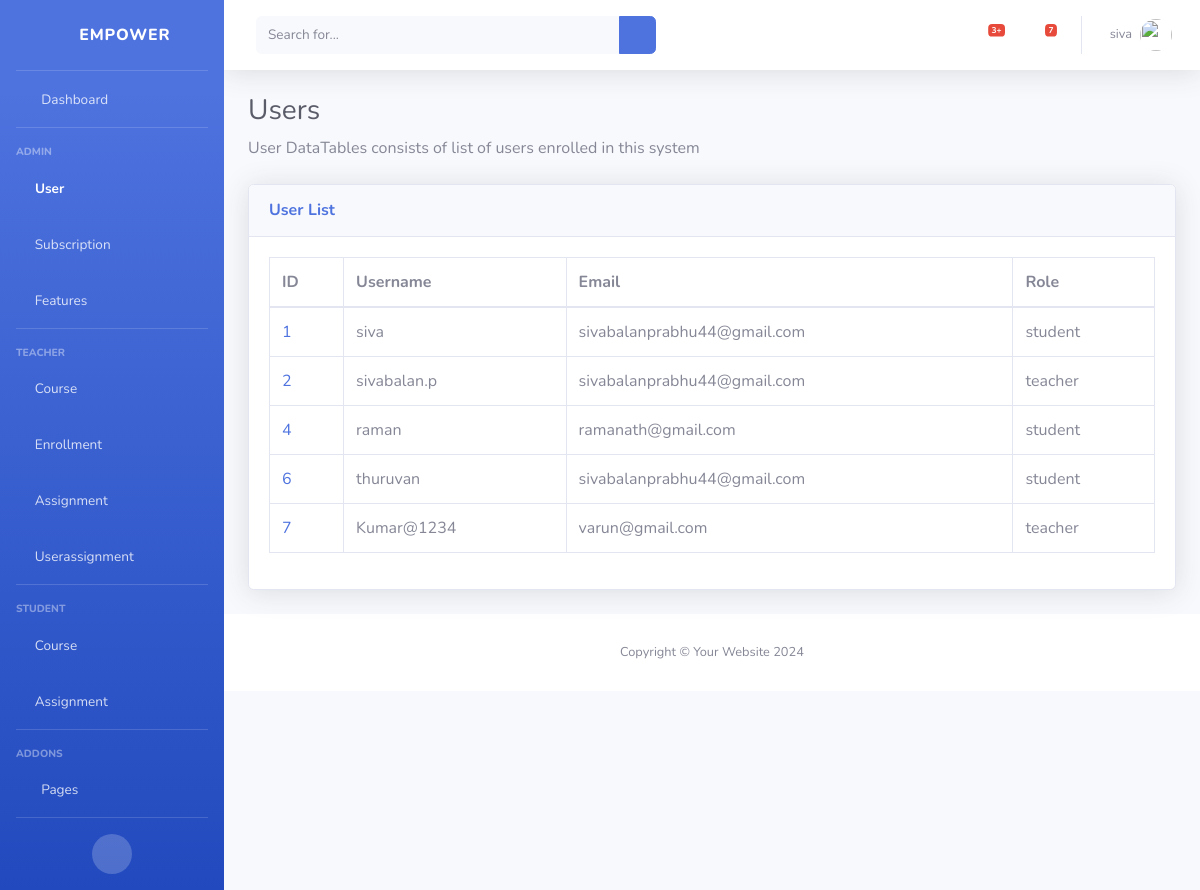
The page /users/ (signed in) on the database as committed earlier.
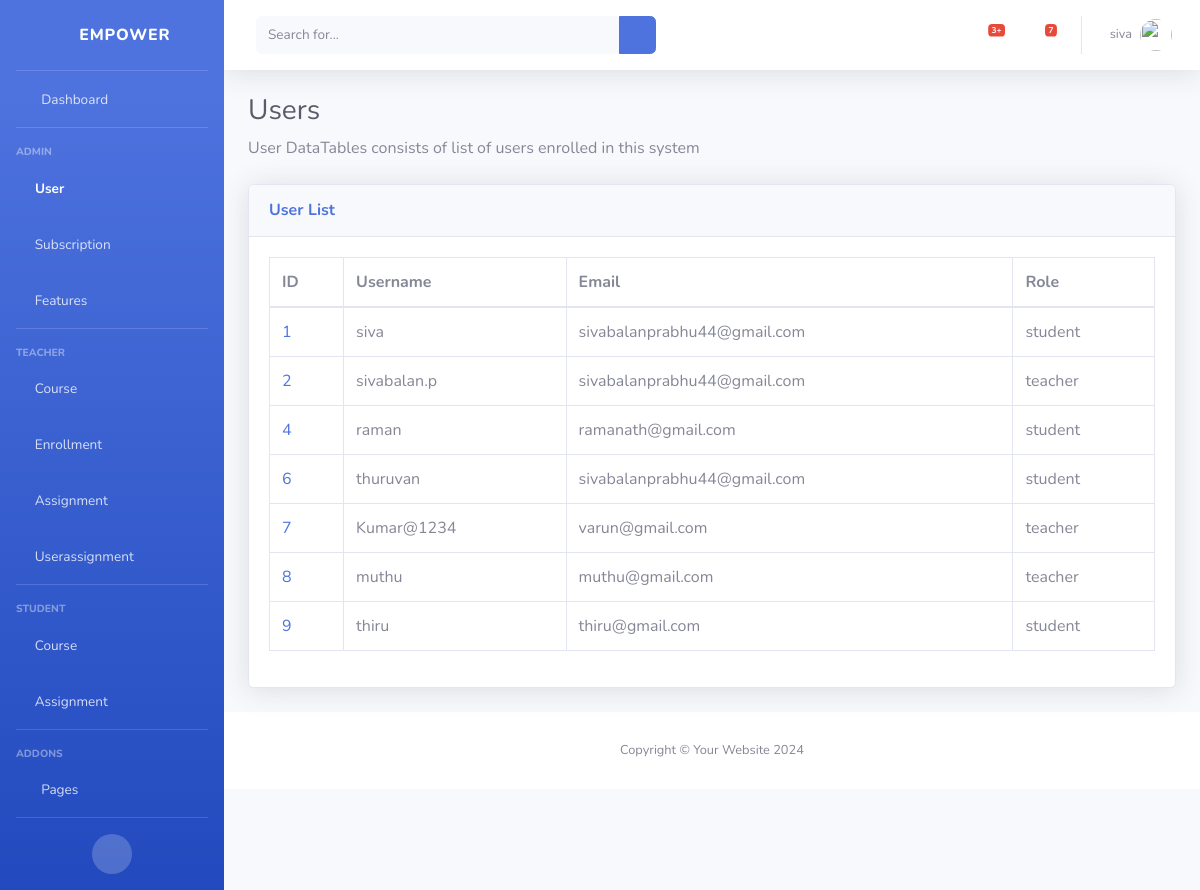
The same page on the database as committed later.
### classRoom/models.py (models this page shows)
class User(models.Model):
    TEACHER = 'teacher'
    STUDENT = 'student'
    ROLE_CHOICES = [
        (TEACHER, 'Teacher'),
        (STUDENT, 'Student'),
    ]
    user = models.OneToOneField(AuthUser, on_delete=models.CASCADE)
    role = models.CharField(max_length=50, choices=ROLE_CHOICES)

### classRoom/views.py (the view)
# urls.py: path('users/', view_users, name="view_users"),
@login_required
def view_users(request):
    users = User.objects.all()
    return render(request, 'users/view_users.html', {'users': users})

### classRoom/templates/users/view_users.html
{% extends 'base.html' %}
{% block content %}
    {% load static %}
    <h1 class="h3 mb-2 text-gray-800">Users</h1>
    <p class="mb-4">User DataTables consists of list of users enrolled in this system</p>
    <div class="card shadow mb-4">
        <div class="card-header py-3">
            <h6 class="m-0 font-weight-bold text-primary">User List</h6>
        </div>
        <div class="card-body">
            <div class="table-responsive">
                <table class="table table-bordered" id="dataTable" width="100%" cellspacing="0">
                    <thead>
                        <tr>
                            <th>ID</th>
                            <th>Username</th>
                            <th>Email</th>
                            <th>Role</th>
                        </tr>
                    </thead>
                    <tbody>
                        {% for user in users %}
                            <tr>
                                <td><a href="{% url 'view_user' user.user_id %}">{{ user.user_id }}</a></td>
                                <td>{{ user.user.username }}</td>
                                <td>{{ user.user.email }}</td>
                                <td>{{ user.role }}</td>
                            </tr>
                        {% endfor %}
                    </tbody>
                </table>
            </div>
        </div>
    </div>
{% endblock %}

### classRoom/templates/base.html (shortened to what this page needs)
{% load static %}
<!DOCTYPE html>
<html lang="en">
<head>
    <link rel="stylesheet" href="{% static 'vendor/fontawesome-free/css/all.min.css' %}" type="text/css">
    <link rel="stylesheet" href="{% static 'css/sb-admin-2.min.css' %}">
</head>
<body id="page-top">
    <div id="wrapper">
        <ul class="navbar-nav bg-gradient-primary sidebar sidebar-dark accordion" id="accordionSidebar">
            <a class="sidebar-brand d-flex align-items-center justify-content-center" href="{% url 'index' %}">
                <div class="sidebar-brand-icon rotate-n-15">
                    <i class="fas fa-chess-knight"></i>
                </div>
                <div class="sidebar-brand-text mx-3">Empower</div>
            </a>
            <hr class="sidebar-divider my-0">
            <li class="nav-item">
                <a class="nav-link" href="{% url 'index' %}">
                    <i class="fas fa-fw fa-tachometer-alt"></i>
                    <span>Dashboard</span></a>
            </li>
            <hr class="sidebar-divider">
            <div class="sidebar-heading">
                Admin
            </div>
            <li class="nav-item">
                <a class="nav-link" href="{% url 'view_users' %}" >
                    <i class="fas fa-user-shield"></i>
                    <span>User</span>
                </a>
            </li>
            <li class="nav-item">
                <a class="nav-link" href="{% url 'view_subscriptions' %}" >
                    <i class="fas fa-user-shield"></i>
                    <span>Subscription</span>
                </a>
            </li>
            <li class="nav-item">
                <a class="nav-link" href="{% url 'view_features' %}" >
                    <i class="fas fa-user-shield"></i>
                    <span>Features</span>
                </a>
            </li>
            <hr class="sidebar-divider">
            <div class="sidebar-heading">
                Teacher
            </div>
            <li class="nav-item">
                <a class="nav-link" href="{% url 'view_courses' %}" >
                    <i class="fas fa-chalkboard-teacher"></i>
                    <span>Course</span>
                </a>
            </li>
            <li class="nav-item">
                <a class="nav-link" href="{% url 'view_enrollments' %}" >
                    <i class="fas fa-chalkboard-teacher"></i>
                    <span>Enrollment</span>
                </a>
            </li>
            <li class="nav-item">
                <a class="nav-link" href="{% url 'view_assignments' %}" >
                    <i class="fas fa-chalkboard-teacher"></i>
                    <span>Assignment</span>
                </a>
            </li>
            <li class="nav-item">
                <a class="nav-link" href="{% url 'view_userassignments' %}" >
                    <i class="fas fa-chalkboard-teacher"></i>
                    <span>Userassignment</span>
                </a>
            </li>
            <hr class="sidebar-divider">
            <div class="sidebar-heading">
                Student
            </div>
            <li class="nav-item">
                <a class="nav-link" href="{% url 'view_courses' %}" >
                    <i class="fas fa-user-graduate"></i>
                    <span>Course</span>
                </a>
                <a class="nav-link" href="{% url 'view_assignments' %}" >
                    <i class="fas fa-user-graduate"></i>
                    <span>Assignment</span>
                </a>
            </li>
            <hr class="sidebar-divider">
            <div class="sidebar-heading">
                Addons
            </div>
            <li class="nav-item">
                <a class="nav-link collapsed" href="#" data-toggle="collapse" data-target="#collapsePages"
                    aria-expanded="true" aria-controls="collapsePages">
                    <i class="fas fa-fw fa-folder"></i>
                    <span>Pages</span>
                </a>
            </li>
            <hr class="sidebar-divider d-none d-md-block">
            <div class="text-center d-none d-md-inline">
                <button class="rounded-circle border-0" id="sidebarToggle"></button>
            </div>
        </ul>
        <div id="content-wrapper" class="d-flex flex-column">
            <nav class="navbar navbar-expand navbar-light bg-white topbar mb-4 static-top shadow">
                <form
                    class="d-none d-sm-inline-block form-inline mr-auto ml-md-3 my-2 my-md-0 mw-100 navbar-search">
                    <div class="input-group">
                        <input type="text" class="form-control bg-light border-0 small" placeholder="Search for..."
                            aria-label="Search" aria-describedby="basic-addon2">
                        <div class="input-group-append">
                            <button class="btn btn-primary" type="button">
                                <i class="fas fa-search fa-sm"></i>
                            </button>
                        </div>
                    </div>
                </form>
                <ul class="navbar-nav ml-auto">
                    <li class="nav-item dropdown no-arrow mx-1">
                        <a class="nav-link dropdown-toggle" href="#" id="alertsDropdown" role="button"
                            data-toggle="dropdown" aria-haspopup="true" aria-expanded="false">
                            <i class="fas fa-bell fa-fw"></i>
                            <span class="badge badge-danger badge-counter">3+</span>
                        </a>
                    </li>
                    <li class="nav-item dropdown no-arrow mx-1">
                        <a class="nav-link dropdown-toggle" href="#" id="messagesDropdown" role="button"
                            data-toggle="dropdown" aria-haspopup="true" aria-expanded="false">
                            <i class="fas fa-envelope fa-fw"></i>
                            <span class="badge badge-danger badge-counter">7</span>
                        </a>
                    </li>
                    <li class="nav-item dropdown no-arrow">
                        <a class="nav-link dropdown-toggle" href="#" id="userDropdown" role="button"
                            data-toggle="dropdown" aria-haspopup="true" aria-expanded="false">
                            {% if user.is_authenticated %}
                                <span class="mr-2 d-none d-lg-inline text-gray-600 small">{{ user.username }}</span>
                            {% endif %}
                            <img class="img-profile rounded-circle" src="{% static 'img/undraw_profile.svg' %}">
                        </a>
                    </li>
                </ul>
            </nav>
            <div class="container-fluid">
                {% block content %}
                {% endblock %}
            </div>
            <footer class="sticky-footer bg-white">
                <div class="container my-auto">
                    <div class="copyright text-center my-auto">
                        <span>Copyright &copy; Your Website 2024</span>
                    </div>
                </div>
            </footer>
        </div>
    </div>
</body>
</html>

Rows that differ between the two databases and show on the page:
added User: user_id "8", user.username "muthu", user.email "muthu@gmail.com", role "teacher"
added User: user_id "9", user.username "thiru", user.email "thiru@gmail.com", role "student"
